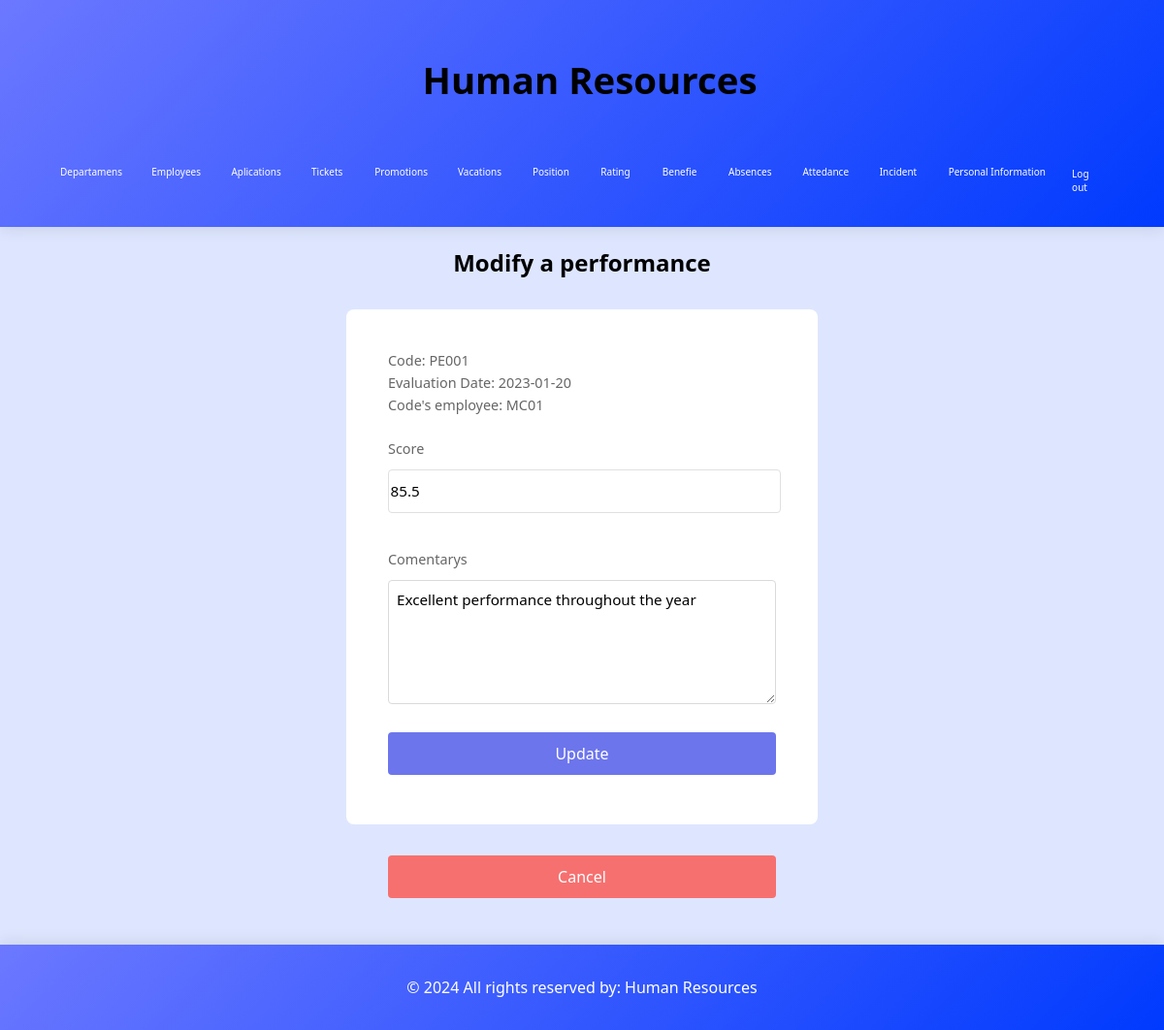
The page /Human_Resources/modifiyRating.php?id=PE001 (signed in) on the database its author committed.
### tables this page shows
create table performance(
    code varchar(5) primary key,
    score float not null,
    evaluationDate date not null,
    comments varchar(60),
    employee varchar(5) not null,
    index idx_performance(score),

    foreign key(employee) REFERENCES employee(code)
);

### admin/functionsAdmin.php (called while the page is built, shortened)
<?php
require("../includes/config/MySQL_ConexionDB.php");
function showRatingID($id){
    global $db_con;
    $rating = [];
    try {
        $query = "SELECT * FROM performance WHERE code = :id";
        $stm = $db_con->prepare($query);
        $stm->bindParam(':id', $id, PDO::PARAM_STR);
        $stm->execute();
        while ($row = $stm->fetch(PDO::FETCH_ASSOC)) {
            $rating[] = $row;
        }
    } catch (PDOException $e) {
        exit("Error en la consulta: " . $e->getMessage());
    }
    return $rating;
}
?>

### Human_Resources/modifiyRating.php (the view, shortened to what this page needs)
<?php
include "../includes/headerHR.php";
require_once "../includes/config/MySQL_ConexionDB.php";
include "../admin/functionsAdmin.php";
require_once "../functions.php";
$id = $_GET["id"];
$rating = showRatingID($id);
foreach($rating as $row){
    $row['code'];
    $row['score'];
    $row['evaluationDate'];
    $row['comments'];
    $row['employee'];
}
?>
<section>
    <h2>Modify a performance</h2>
    <form action="updateRating.php" class="formPage" method="post">
        <fieldset>
            <div>
                <label for="id" >Code: <?php echo $row['code']?> </label>
            </div>
            <div>
                <label for="evaluationDate">Evaluation Date: <?php echo $row['evaluationDate']?></label>
            </div>
            <div>
                <label for="employee" >Code's employee: <?php echo $row['employee']?></label>
            </div>
            <br>
            <div>
                <label for="score">Score</label>
                <input type="text" id="score" name="score" placeholder="Score of the employee" value=<?php echo $row['score']?> required>
            </div>
            <br>
            <div>
                <label for="comments">Comentarys</label>
                <textarea name="comments" id="comments" required placeholder="Write the comments about the score"><?php echo $row['comments']?></textarea>
            </div>
            <div>
                <button type="submit" name="btnReport">Update</button>
            </div>
        </fieldset>
    </form>
    <center>
    <a href="rating.php"><button class="buttonCancel">Cancel</button></a>
    </center>
</section>
<?php include "../includes/footer.php" ?>

### css/estilosdeLeon.css (style rules this page uses)
:root { --font-main: 'Segoe UI', sans-serif; --white: #ffffff; --black: #000000; --little_blue: #dee6ff; --little_gray: #efefef; --blue: #6c78ff; --blue_little: #ebf9ff; --dark_blue: #003afe; --very_green: #4dfe00; --green: #1ce42b; --purple: #003afe; --rojo: #ff4c4c; --rojo_hover: #ff6666; }
body { background-color: var(--little_blue); display: grid; min-height: 100vh; position: relative; grid-template-rows: auto 1fr auto; margin: 0; }
::placeholder { color: black; font-size: 1rem; font-family: Impact, Haettenschweiler, 'Arial Narrow Bold', sans-serif; opacity: .70; }
.formPage { text-align: left; margin: 2rem auto; max-width: 25rem; background-color: white; height: auto; padding: 2.5rem; border-radius: 8px; box-shadow: none; border: 3px solid #00c85300; }
.formPage input { margin: 0.5rem 0 1rem 0; width: 100%; height: 2.5rem; font-size: 0.95rem; font-family: inherit; border: 1px solid #e0e0e0; border-radius: 4px; padding: 0.1rem; transition: border-color 0.2s ease; background-color: white; }
.formPage label { text-align: left; font-family: inherit; display: block; margin-bottom: 0.25rem; font-weight: normal; color: #666; font-size: 0.9rem; }
.formPage textarea { width: 100%; min-height: 8rem; padding: 0.5rem; font-size: 0.95rem; line-height: 1.5; border: 1px solid #dadada; border-radius: 4px; resize: vertical; box-sizing: border-box; margin: 0.5rem 0 1rem 0; font-family: inherit; }
.formPage button { background-color: #6d75ec; font-size: 1rem; font-family: inherit; border: none; margin: 0.5rem 0; border-radius: 4px; width: 100%; height: 2.75rem; color: white; cursor: pointer; transition: background-color 0.2s ease; box-shadow: none; font-weight: 500; }
.buttonCancel { text-align: center; background-color: #f77070 ; font-size: 1rem; font-family: inherit; border: none; margin: 0 auto; border-radius: 4px; width: 25rem; height: 2.75rem; color: white; cursor: pointer; transition: background-color 0.2s ease; box-shadow: none; font-weight: 500; }
.formPage fieldset { border: none; padding: 0; margin: 0; }
label { font-weight: bold; color: #333; }
html { height: 100%; font-family: var(--font-main); }
h2 { text-align: center; font-family: var(--font-main); }
::placeholder { font-family: var(--font-main); font-size: 1rem; opacity: .70; }
.formPage { font-family: var(--font-main); }
.formPage input { font-family: var(--font-main); }
.formPage label { font-family: var(--font-main); }
.formPage textarea { font-family: var(--font-main); }
.formPage button { font-family: var(--font-main); }

### rows shown on the page
performance: code "PE001", evaluationDate "2023-01-20", employee "MC01", score "85.5", comments "Excellent performance throughout the year"
